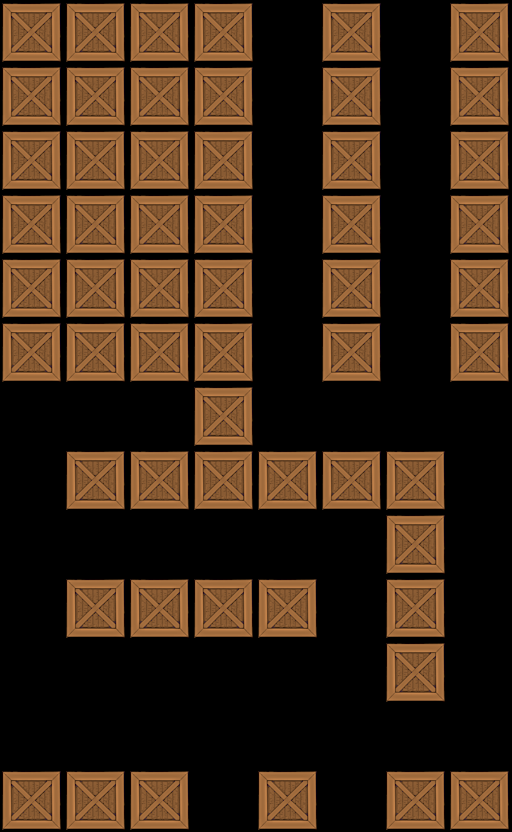

Rendered tile map (Tiled .tmx) drawn with the repository's tilesets; below, a short description and the map source with its tile grids summarised:
An orthogonal 8x13 tile map with 64x64 px tiles, 1 tile layer (Tile Layer 1).

<map version="1.0" orientation="orthogonal" width="8" height="13" tilewidth="64" tileheight="64">
 <tileset firstgid="1" name="crate" tilewidth="64" tileheight="64">
  <image source="../../crate3.png" width="64" height="64" />
 </tileset>
 <layer name="Tile Layer 1" width="8" height="13">
  <data>[104 cells, 56 non-empty, 1 distinct tile ids]</data>
 </layer>
</map>
